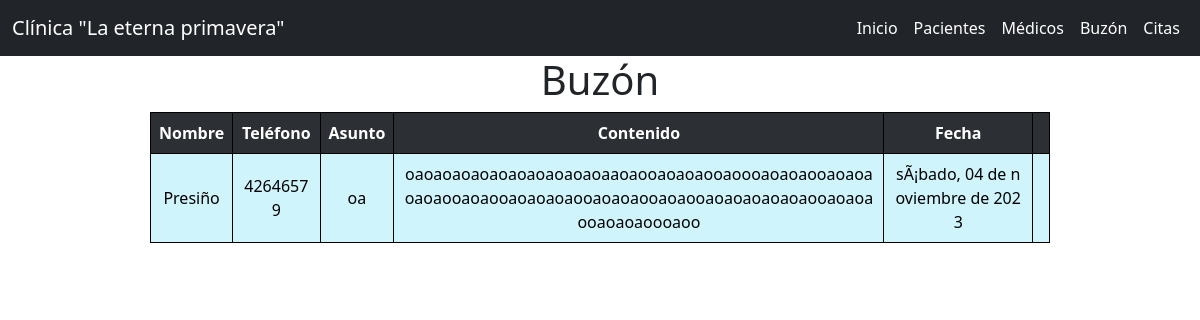
The page /ssstafff/buzon on the database its author committed.
### clinica/models.py (models this page shows)
class Mensaje(models.Model):
    nombre = models.CharField(max_length=30)
    telefono = models.IntegerField()
    fecha = models.CharField(max_length=10)
    asunto = models.CharField(max_length=30)
    contenido = models.TextField(max_length=300)

### clinica/views.py (the view)
# urls.py: path('ssstafff/buzon', views.staffbuzon, name='staffbuzon'),
def staffbuzon(request):
    mensajes = Mensaje.objects.all()
    return render(request, "staffbuzon.html", {'mensajes':mensajes})

### clinica/templates/staffbuzon.html
{% extends 'plantilla.html' %}
{% block content %}
{% load static %}
<link rel="stylesheet" href="{% static 'staffbuzon.css' %}">
<h1 class="text-center">Buzón</h1>
<table class="table table-info w-75 mx-auto text-center align-middle table-striped">
    <tr class="table-dark">
        <th>Nombre</th>
        <th>Teléfono</th>
        <th>Asunto</th>
        <th>Contenido</th>
        <th>Fecha</th>
        <th></th>
    </tr>
    {% for mensaje in mensajes %}
        <tr>
            <td>{{mensaje.nombre}}</td>
            <td>{{mensaje.telefono}}</td>
            <td>{{mensaje.asunto}}</td>
            <td>{{mensaje.contenido}}</td>
            <td>{{mensaje.fecha}}</td>
            <td></td>
        </tr>
    {% endfor %}
</table>
{% endblock %}

### clinica/static/staffbuzon.css (style rules this page uses)
table { width: 100%; border-collapse: collapse; }
table, th, td { border: 1px solid black; }
td { word-break: break-all }

### rows shown on the page
Mensaje: nombre "Presiño", telefono "42646579", asunto "oa", contenido "oaoaoaoaoaoaoaoaoaoaoaaoaooaoaoaooaoooaoaoaooaoaoaoaoaooaoaooaoaoaoaooaoaoaooaoaooaoaoaoaoaoaooaoaoaooaoaoaoooaoo", fecha "sÃ¡bado, 04 de noviembre de 2023"
